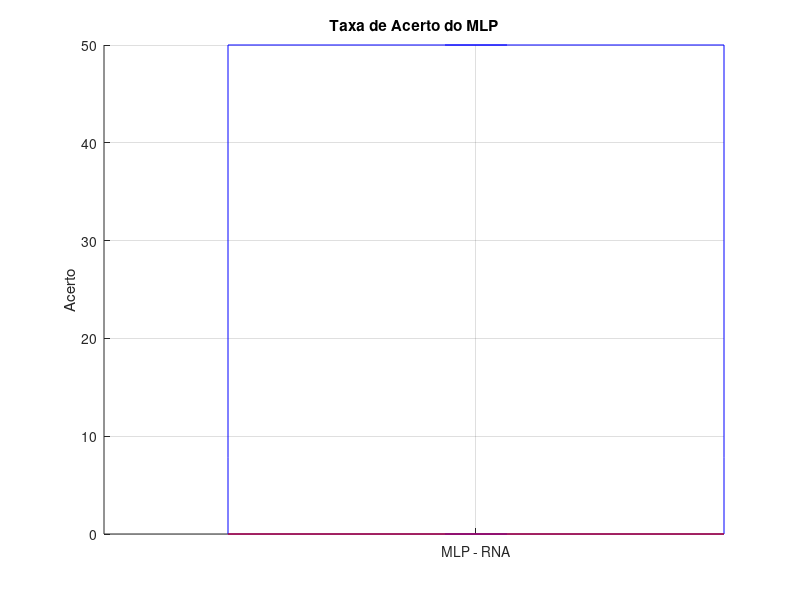

The MATLAB source for this figure:
%%POLYCARPO SOUZA NETO
%%3º trabalho de ICA
%%REDES NEURAIS
%% CODIGOS ORIGINAIS: PROF GUILHERME

clear; clc; close all
%====================================================================
%ler dados
load derm_input.txt;
load derm_target.txt;
%====================================================================

%entrada e saidas 
dados=derm_input;  % Vetores (padroes) de entrada
alvos=derm_target; % Saidas desejadas correspondentes

%====================================================================
%desaloca espaço na memória 
clear derm_input;  % Libera espaco em memoria
clear derm_target;
%===================================================================
[LinD ColD]=size('derm_input');
[LinT ColT]=size('derm_target');
%===================================================================
% Normaliza componetes para media zero e variancia unitaria
for i=1:LinD,
	mi=mean(dados(i,:));  % Media das linhas
    di=std(dados(i,:));   % desvio-padrao das linhas 
	dados(i,:)= (dados(i,:) - mi)./di;
end 
Dn=dados;
%==================================================================
% Define tamanho dos conjuntos de treinamento/teste (hold out)
ptrn=0.8;    % Porcentagem usada para treino
ptst=1-ptrn; % Porcentagem usada para teste

%====================================================================
%arquitetura
Ne = 200; % No. de epocas de treinamento
Nr = 100;   % No. de rodadas de treinamento/teste
Nh = 10; % No. de neuronios na camada oculta
No = 6;   % No. de neuronios na camada de saida

etai=0.1;   % Passo de aprendizagem inicial
etaf=0.01;  % Passo de aprendizagem final
moment=0.0;    % Fator de momento

tam_conj_treinamento = floor(ptrn*ColD)*Ne;% tam comjunto treianmento

eta=etai;   % Passo de aprendizagem inical a ser rodado

melhor_caso = 0;
pior_caso = 100;
%==================================================================================
for r=1:Nr,  % LOOP de rodadas de treinamento/teste
    
    rodada=r,
    
    I=randperm(ColD); 
    Dn=Dn(:,I); 
    alvos=alvos(:,I);   % Embaralha pares entrada/saida 
        
    % Vetores para treinamento e saidas desejadas correspondentes
    J=floor(ptrn*ColD);
    P = Dn(:,1:J); T1 = alvos(:,1:J);
    [lP cP]=size(P);   % Tamanho da matriz de vetores de treinamento
    
    % Vetores para teste e saidas desejadas correspondentes
    Q = Dn(:,J+1:end); T2 = alvos(:,J+1:end);
    [lQ cQ]=size(Q);   % Tamanho da matriz de vetores de teste
     
    % Inicia matrizes de pesos
    WW=0.01*rand(Nh,lP+1);   % Pesos entrada -> camada oculta
    WW_old=WW;              % Necessario para termo de momento
    
    MM=0.01*rand(No,Nh+1);   % Pesos camada oculta -> camada de saida
    MM_old = MM;            % Necessario para termo de momento
    
 %============================================================================
    for t=1:Ne,
        
        Epoca=t;
        
        I=randperm(cP); P=P(:,I); T1=T1(:,I);   % Embaralha vetores de treinamento e saidas desejadas
        
        EQ=0;
        for tt=1:cP,   % Inicia LOOP de epocas de treinamento
            % CAMADA OCULTA
            X=[-1; P(:,tt)];      % Constroi vetor de entrada com adicao da entrada x0=-1
            Ui = WW * X;          % Ativacao (net) dos neuronios da camada oculta
            Yi = 1./(1+exp(-Ui)); % Saida entre [0,1] (funcao logistica)
            
            % CAMADA DE SAIDA
            Y=[-1; Yi];           % Constroi vetor de entrada DESTA CAMADA com adicao da entrada y0=-1
            Uk = MM * Y;          % Ativacao (net) dos neuronios da camada de saida
            Ok = 1./(1+exp(-Uk)); % Saida entre [0,1] (funcao logistica)
            
            % CALCULO DO ERRO
            Ek = T1(:,tt) - Ok;           % erro entre a saida desejada e a saida da rede
            EQ = EQ + 0.5*sum(Ek.^2);     % soma do erro quadratico de todos os neuronios p/ VETOR DE ENTRADA
            
            %%% CALCULO DOS GRADIENTES LOCAIS
            Dk = Ok.*(1 - Ok) + 0.05;  % derivada da sicmoide logistica (camada de saida)
            DDk = Ek.*Dk;       % gradiente local (camada de saida)
            
            Di = Yi.*(1 - Yi) + 0.05; % derivada da sicmoide logistica (camada oculta)
            DDi = Di.*(MM(:,2:end)'*DDk);    % gradiente local (camada oculta)
            
            % AJUSTE DOS PESOS - CAMADA DE SAIDA
            MM_aux=MM;
            MM = MM + eta*DDk*Y' + moment*(MM - MM_old);
            MM_old=MM_aux;
            
            % AJUSTE DOS PESOS - CAMADA OCULTA
            WW_aux=WW;
            WW = WW + eta*DDi*X' + moment*(WW - WW_old);
            WW_old=WW_aux;
        end   % Fim de uma epoca
        
        % MEDIA DO ERRO QUADRATICO P/ EPOCA
        EQM(t)=EQ/cP;
        
        % Passo de aprendizagem variavel
        eta = etai*(1-(t/tam_conj_treinamento));
        if eta < etaf
            eta = etaf;
        end
    end   % Fim do loop de treinamento
    %=============================================================================
  %generalizacao
    EQ2=0;
    OUT2=[];
    for tt=1:cQ,
        % CAMADA OCULTA
        X=[-1; Q(:,tt)];      % Constroi vetor de entrada com adicao da entrada x0=-1
        Ui = WW * X;          % Ativacao (net) dos neuronios da camada oculta
        Yi = 1./(1+exp(-Ui)); % Saida entre [0,1] (funcao logistica)
        
        % CAMADA DE SAIDA
        Y=[-1; Yi];           % Constroi vetor de entrada DESTA CAMADA com adicao da entrada y0=-1
        Uk = MM * Y;          % Ativacao (net) dos neuronios da camada de saida
        Ok = 1./(1+exp(-Uk)); % Saida entre [0,1] (funcao logistica)
        OUT2=[OUT2 Ok];       % Armazena saida da rede
        
        % Gradiente local da camada de saida
        Ek = T2(:,tt) - Ok;   % erro entre a saida desejada e a saida da rede
        Dk = Ok.*(1 - Ok);    % derivada da sicmoide logistica
        DDk = Ek.*Dk;         % gradiente local igual ao erro x derivada da funcao de ativacao
        
        % ERRO QUADRATICO GLOBAL (todos os neuronios) POR VETOR DE ENTRADA
        EQ2 = EQ2 + 0.5*sum(Ek.^2);
        
        % Gradiente local da camada oculta
        Di = Yi.*(1 - Yi); % derivada da sicmoide logistica
        DDi = Di.*(MM(:,2:end)'*DDk);
    end
    
    % MEDIA DO ERRO QUADRATICO COM REDE TREINADA (USANDO DADOS DE TREINAMENTO)
    MSE2(r)=EQ2/cQ;
   
    
 %=================================================================================   
    % CALCULA TAXA DE ACERTO
    %variavel contadora em 0
    %inicia os contadores das classes em 0 -> todos
    count_OK=0;  % Contador de acertos
    count_c1=0;     cQ_c1 = 0;
    count_c2=0;     cQ_c2 = 0;
    count_c3=0;     cQ_c3 = 0;
    count_c4=0;     cQ_c4 = 0;
    count_c5=0;     cQ_c5 = 0;
    count_c6=0;     cQ_c6 = 0;

    for t=1:cQ,
        [T2max iT2max]=max(T2(:,t));  % Indice da saida desejada de maior valor
        [OUT2_max iOUT2_max]=max(OUT2(:,t)); % Indice do neuronio cuja saida eh a maior

        % Conta quantida de cada classe
        if iT2max == 1
            cQ_c1=cQ_c1+1;
        elseif iT2max == 2
            cQ_c2=cQ_c2+1;
        elseif iT2max == 3
            cQ_c3=cQ_c3+1;
        elseif iT2max == 4
            cQ_c4=cQ_c4+1;
        elseif iT2max == 5
            cQ_c5=cQ_c5+1;
        elseif iT2max == 6
            cQ_c6=cQ_c6+1;
        end
        if iT2max==iOUT2_max,   % Conta acerto se os dois indices coincidem
            count_OK=count_OK+1;
          %%calcual acerto de c1 a c6
            if iT2max == 1
                count_c1 = count_c1+1;
            elseif iT2max == 2
                count_c2 = count_c2+1;
            elseif iT2max == 3
                count_c3 = count_c3+1;
            elseif iT2max == 4
                count_c4 = count_c4+1;
            elseif iT2max == 5
                count_c5 = count_c5+1;
            elseif iT2max == 6
                count_c6 = count_c6+1;
            end
        end
    end
    
%=== ===========================================================================    
   
    % Taxa de acerto global
    Tx_OK(r)=100*(count_OK/cQ);
%calcula matriz de confusao
    if r ~= 1
        % melhor caso
        if  Tx_OK(r) >  melhor_caso
            melhor_caso = Tx_OK(r);
            for t=1:cQ,
                [T2max iT2max]=max(T2(:,t));  % Indice da saida desejada de maior valor
                [OUT2_max iOUT2_max]=max(OUT2(:,t)); % Indice do neuronio cuja saida eh a maior
                cm1(t) = iT2max;
                cm2(t) = iOUT2_max;
            end
        end
        % pior caso
        if  Tx_OK(r) <  pior_caso
            pior_caso = Tx_OK(r);
            for t=1:cQ,
                [T2max iT2max]=max(T2(:,t));  % Indice da saida desejada de maior valor
                [OUT2_max iOUT2_max]=max(OUT2(:,t)); % Indice do neuronio cuja saida eh a maior
                cp1(t) = iT2max;
                cp2(t) = iOUT2_max;
            end
        end
    end
    
    %calcula pra depois plotar
    Tx_c1(r)=100*(count_c1/cQ_c1);
    Tx_c2(r)=100*(count_c2/cQ_c2);
    Tx_c3(r)=100*(count_c3/cQ_c3);
    Tx_c4(r)=100*(count_c4/cQ_c4);
    Tx_c5(r)=100*(count_c5/cQ_c5);
    Tx_c6(r)=100*(count_c6/cQ_c6);
    if (cQ_c1 == 0) 
        Tx_c1(r) = 0;
    elseif(cQ_c2 == 0)
        Tx_c2(r) = 0;
    elseif(cQ_c3 == 0)
        Tx_c3(r) = 0;
    elseif(cQ_c4 == 0)
        Tx_c4(r) = 0;
    elseif(cQ_c5 == 0) 
        Tx_c5(r) = 0;
    elseif(cQ_c6 == 0)
        Tx_c6(r) = 0;
    end
        
end
%=========================================================================
% Estatisticas Descritivas
media=mean(Tx_OK),   % Taxa media de acerto global
minima=min(Tx_OK),   % Taxa de acerto minima
maxima=max(Tx_OK),   % Taxa de acerto maxima
desv_padrao=std(Tx_OK),      % Desvio padrao da taxa media de acerto 
mediana=median(Tx_OK),   % Mediana
media_c1=mean(Tx_c1),   % Taxa media de acerto classe 1
media_c2=mean(Tx_c2),   % Taxa media de acerto classe 2
media_c3=mean(Tx_c3),   % Taxa media de acerto classe 3
media_c4=mean(Tx_c4),   % Taxa media de acerto classe 4
media_c5=mean(Tx_c5),   % Taxa media de acerto classe 5
media_c6=mean(Tx_c6),   % Taxa media de acerto classe 6

%=========================================================================
%plot dos resultados
%matriz de confusao ajeitaar
%para ver a matriz resultaante tem que usar a variavel Cm e Cp no console e
% da ENTER
% rodadas = 1:Nr;
% figure (1);
% stem(rodadas, Tx_OK, 'm', 'linewidth', 2);
% xlabel('Nº de rodadas');
% ylabel('Acerto');
% title('Percepton multicamadas')
% %axis('tight');


[Cm,orderm] = confusionmat(cm1,cm2); % Melhor caso
[Cp,orderp] = confusionmat(cp1,cp2); % Pior caso
% figure(3)
% plotconfusion(cm2,cm1)
% figure(4)
% plotconfusion(cp2,cp1)
% 
% figure (5); 
% plot(EQM,'g', 'linewidth', 4)
% xlabel('Epocas')
% ylabel('Erro')
% title('Aprendizagem da MLP');

figure(6)
hold on
boxplot(Tx_OK, 'Labels',{'MLP - RNA'})
grid on
title('Taxa de Acerto do MLP')
ylabel('Acerto')
hold off
